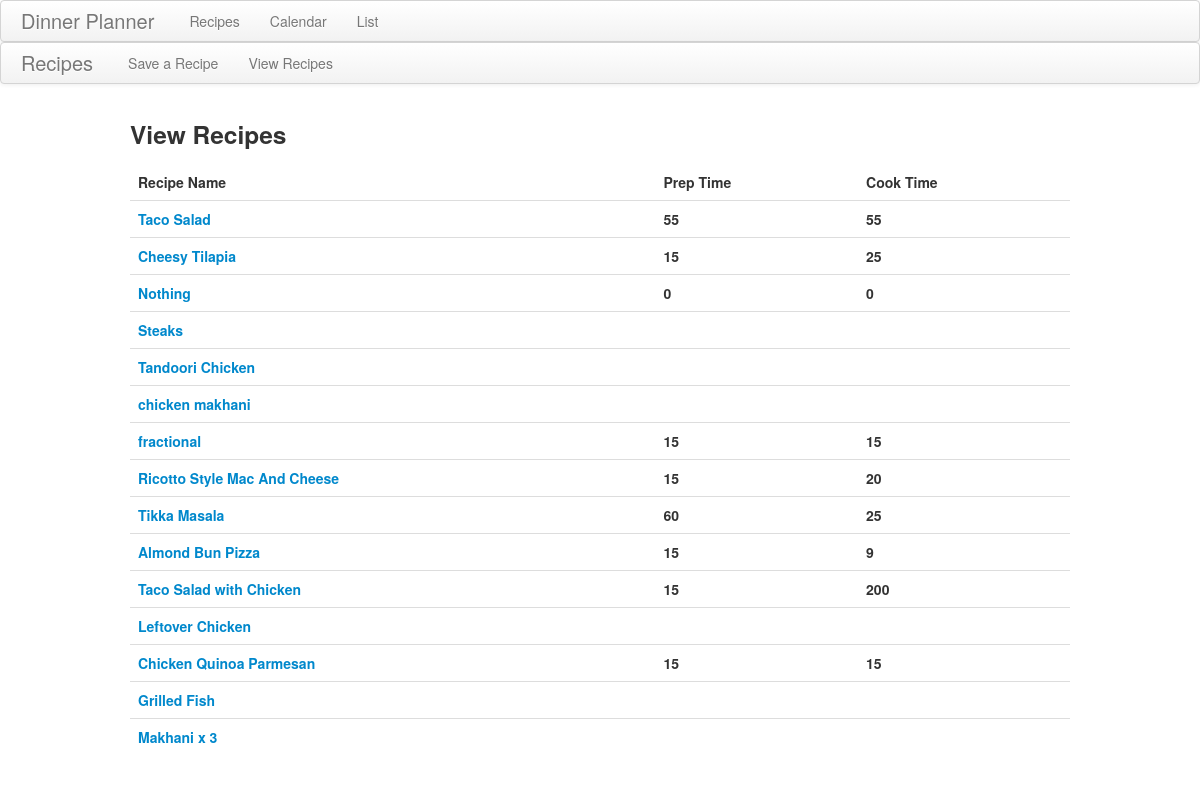
The app's page /recipes/view, older data.
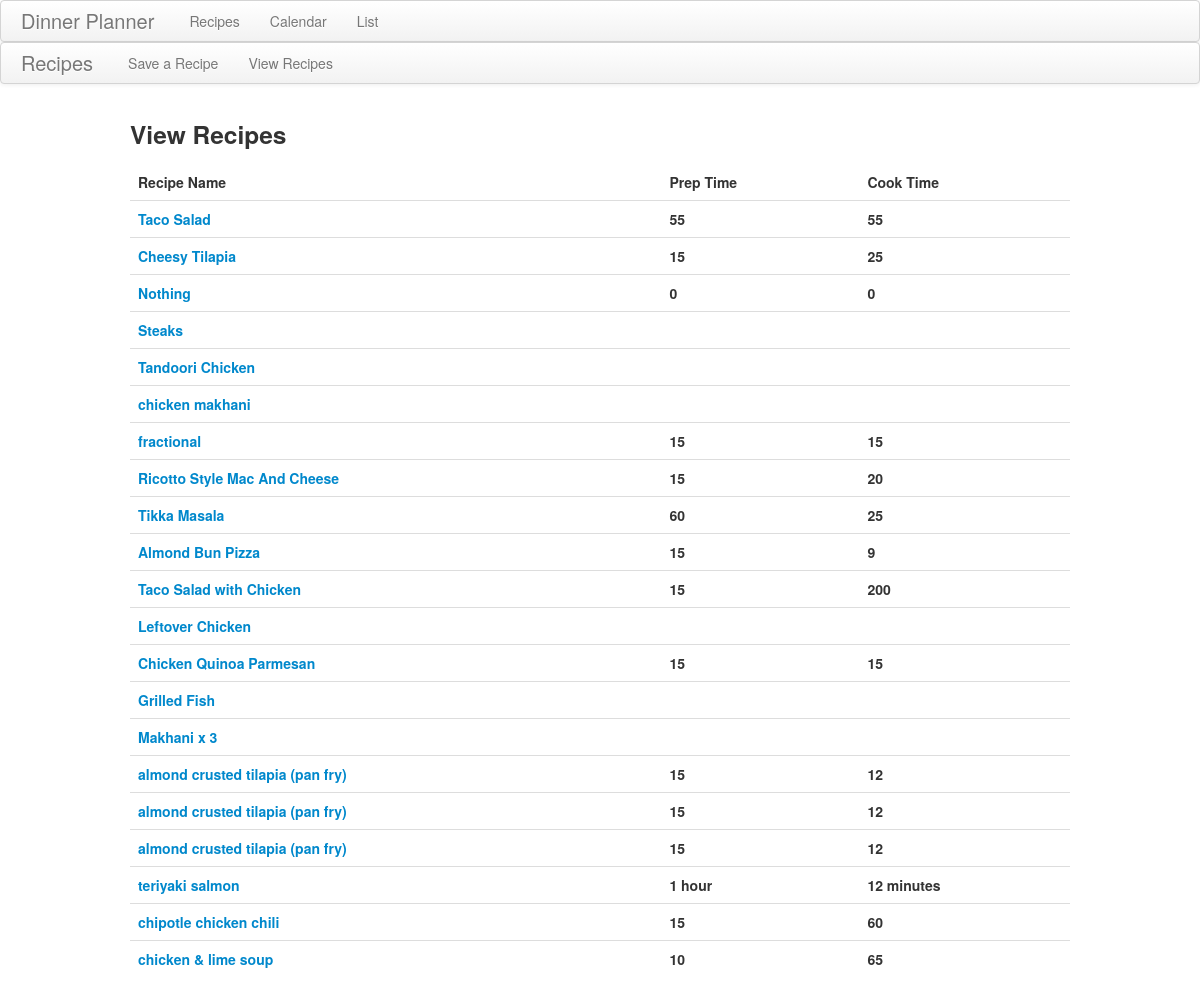
The same page, newer data.
### recipes/models.py (models this page shows)
class recipe(models.Model):
	title = models.CharField(max_length = 100)
	prep_time = models.CharField(max_length = 50)
	cook_time = models.CharField(max_length = 50)
	ingredients = models.TextField()
	url = models.TextField(null=True)

### recipes/views.py (the view)
def recipe_view(request):
	recipes = r.objects.all()
	context = {}
	context['recipes'] = recipes
	return render_to_response('recipe_view.html', context, context_instance = RequestContext(request))

### recipes/templates/recipe_view.html
{% extends 'recipe_template.html' %}
{% block main %}
<h3>View Recipes</h3>
<table class="table">
	<thead>
		<tr>
			<th>Recipe Name</th>
			<th>Prep Time</th>
			<th>Cook Time</th>
		</tr>
	</thead>
	<tbody>
		{% for recipe in recipes %}
				<tr class="view_recipe" >
					<th><a href="/recipes/view/{{recipe.pk}}">{{ recipe.title}}</a></th>
					<th>{{ recipe.prep_time }}</th>
					<th>{{ recipe.cook_time }}</th>
				</tr>
		{% endfor %}
	</tbody>
{% endblock %}

### recipes/templates/recipe_template.html (shortened to what this page needs)
{% extends 'template.html' %}
{% block nav %}
<div class="navbar navbar-sub" id="recipe_navbar">
	<div class="navbar-inner">
		<a class="brand" href='/recipes/'>Recipes</a>
		<ul class="nav">
			<li><a href="/recipes/save">Save a Recipe</a></li>
			<li><a href="/recipes/view">View Recipes</a></li>
		</ul>
	</div>
</div>
{% endblock %}

### templates/template.html (shortened to what this page needs)
<!DOCTYPE html>
<html lang="en">
	<head>
		<link rel="stylesheet" type="text/css" href="{{STATIC_URL}}css/bootstrap.min.css" />
		<link rel="stylesheet" type="text/css" href="{{STATIC_URL}}css/jquery-ui-1.10.3.custom.min.css" />
	</head>
	<body>
		<div class="navbar" id='main-navbar'>
			<div class="navbar-inner">
				<a class="brand" href="/">Dinner Planner</a>
				<ul class="nav">
					<li><a href="/recipes">Recipes</a></li>
					<li><a href="/calendar">Calendar</a></li>
					<li><a href="/list">List</a></li>
				</ul>
			</div>
		</div>
		{% block nav %}
		{% endblock %}
		<div id="main" class="container">
			{% block main%}
			{% endblock %}
		</div>
	</body>
</html>

### templates/static/css/core.css (style rules this page uses)
.navbar-sub { margin-top: -20px !important; }

Row changes from the older to the newer data that the page shows:
added recipe: title "almond crusted tilapia (pan fry)", prep_time "15", cook_time "12"
added recipe: title "almond crusted tilapia (pan fry)", prep_time "15", cook_time "12"
added recipe: title "almond crusted tilapia (pan fry)", prep_time "15", cook_time "12"
added recipe: title "teriyaki salmon", prep_time "1 hour", cook_time "12 minutes"
added recipe: title "chipotle chicken chili", prep_time "15", cook_time "60"
added recipe: title "chicken & lime soup", prep_time "10", cook_time "65"
